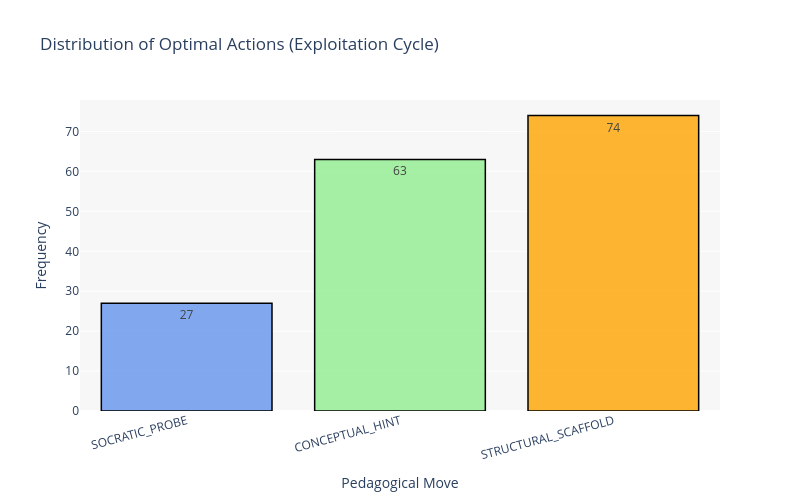

The notebook cell saved with this chart:
### Markdown cell above
# Graph 10.2: Action with Highest Predicted Reward

### Code cell
# Extract best actions from predicted rewards
pred_columns = ['pred_reward_SOCRATIC_PROBE', 'pred_reward_CONCEPTUAL_HINT', 'pred_reward_STRUCTURAL_SCAFFOLD']
df_with_preds = df_memory[pred_columns].dropna()

if len(df_with_preds) > 0:
    # Find which action had the highest predicted reward for each row
    best_actions = df_with_preds.idxmax(axis=1).str.replace('pred_reward_', '')
    best_action_counts = best_actions.value_counts()
    best_action_counts = best_action_counts.reindex([a for a in action_order if a in best_action_counts.index])
    
    # Create visualization
    fig = go.Figure(data=[
        go.Bar(
            x=best_action_counts.index,
            y=best_action_counts.values,
            marker=dict(
                color=[action_colors.get(action, 'gray') for action in best_action_counts.index],
                line=dict(color='black', width=1.5)
            ),
            text=best_action_counts.values,
            textposition='auto',
            hovertemplate='<b>%{x}</b><br>Count: %{y}<extra></extra>'
        )
    ])
    
    fig.update_layout(
        title="Distribution of Optimal Actions (Exploitation Cycle)",
        xaxis_title="Pedagogical Move",
        yaxis_title="Frequency",
        plot_bgcolor='rgba(240, 240, 240, 0.5)',
        height=500,
        width=800,
        font=dict(size=12),
        showlegend=False,
        xaxis=dict(tickangle=-15)
    )
    
    fig.show()
    
    # Print statistics
    print(f"\nHighest Predicted Reward Action Statistics:")
    print(f"Rows with predictions: {len(df_with_preds)}")
    print(f"\nCounts:")
    for action, count in best_action_counts.items():
        pct = (count / best_action_counts.sum()) * 100
        print(f"  {action}: {count} ({pct:.1f}%)")
else:
    print("No rows with predicted rewards found")

### Figure 1 — Plotly figure (JSON) as saved in the notebook; plotly's stock layout.template omitted (floating-point values rounded to 4 significant figures)
{"data": [{"hovertemplate": "<b>%{x}</b><br>Count: %{y}<extra></extra>", "marker": {"color": ["rgba(100, 149, 237, 0.8)", "rgba(144, 238, 144, 0.8)", "rgba(255, 165, 0, 0.8)"], "line": {"color": "black", "width": 1.5}}, "text": [27.0, 63.0, 74.0], "textposition": "auto", "type": "bar", "x": ["SOCRATIC_PROBE", "CONCEPTUAL_HINT", "STRUCTURAL_SCAFFOLD"], "y": [27, 63, 74]}], "layout": {"font": {"size": 12}, "height": 500, "plot_bgcolor": "rgba(240, 240, 240, 0.5)", "showlegend": false, "title": {"text": "Distribution of Optimal Actions (Exploitation Cycle)"}, "width": 800, "xaxis": {"tickangle": -15, "title": {"text": "Pedagogical Move"}}, "yaxis": {"title": {"text": "Frequency"}}}}
